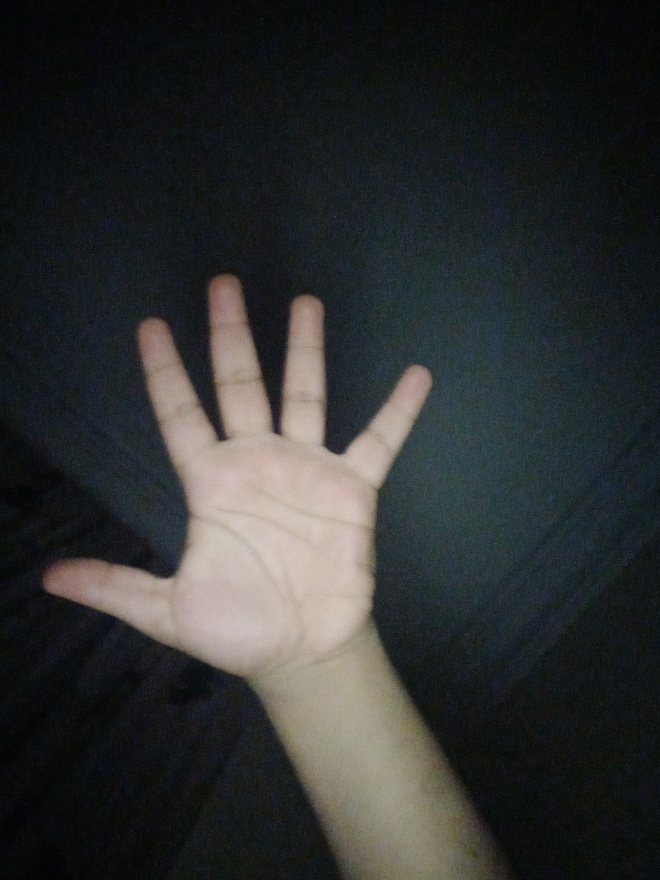
#> input picture opencv/test1.jpg, 1980 x 2640 px, given in place of the camera (shown at 1/3 size)
$ python idk.py
#> lines starting #> are read from the running program, lines starting #| are printed output that depends on the picture; after the words box and inside, x2 and y2 are one past the last pixel; in counts of white or black regions, pixels touching at a corner belong together
#get video input from camera
import cv2
import numpy as np
import time
import os


#get video input from camera
cap = cv2.VideoCapture(0)


#set the width and height of the video
cap.set(3,640)
cap.set(4,480)


#set the frame rate
cap.set(5,60)

#get the input
while True:
    #get the frame
    ret, frame = cap.read()
#> frame is the input picture: shape (2640, 1980, 3); mean B, G, R 48.8, 49.3, 47.5
    #convert the frame to gray
    #filter out any color that is not blue
    #convert the frame to HSV
    hsv = cv2.cvtColor(frame, cv2.COLOR_BGR2HSV)
#> hsv: shape (2640, 1980, 3); mean H, S, V 77.7, 66.7, 54

    lower_blue = 209 / 360 * 179
    upper_blue = 257 / 360 * 179
    min_val = 0.25 * 255 * 0
    min_sat = 0.22 * 255 * 0

    #set all the value and saturation to 0 for hsv
    h,s,v = cv2.split(hsv)
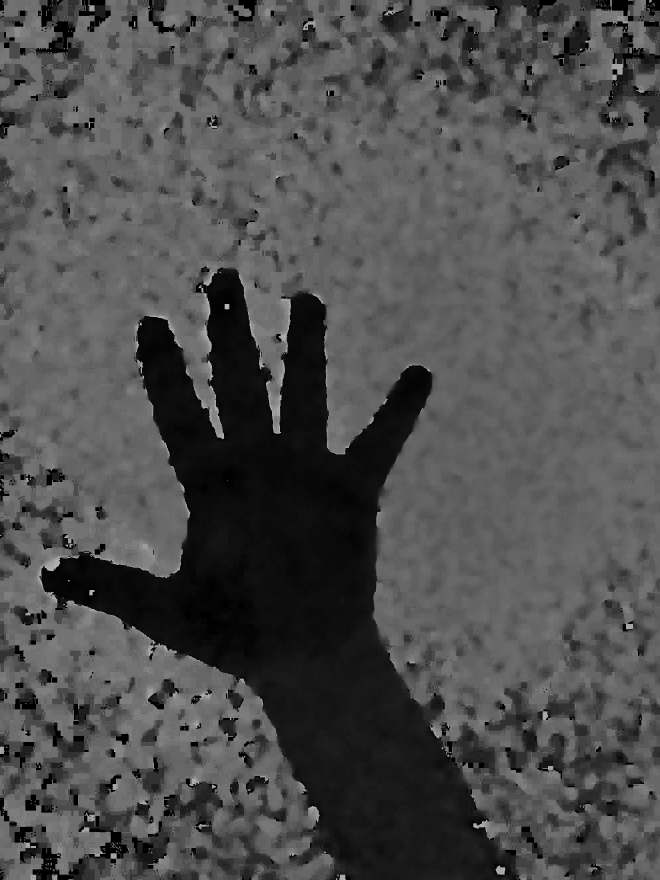
#> h: shape (2640, 1980) (shown at 1/3 size); min 0, max 179, mean 77.7
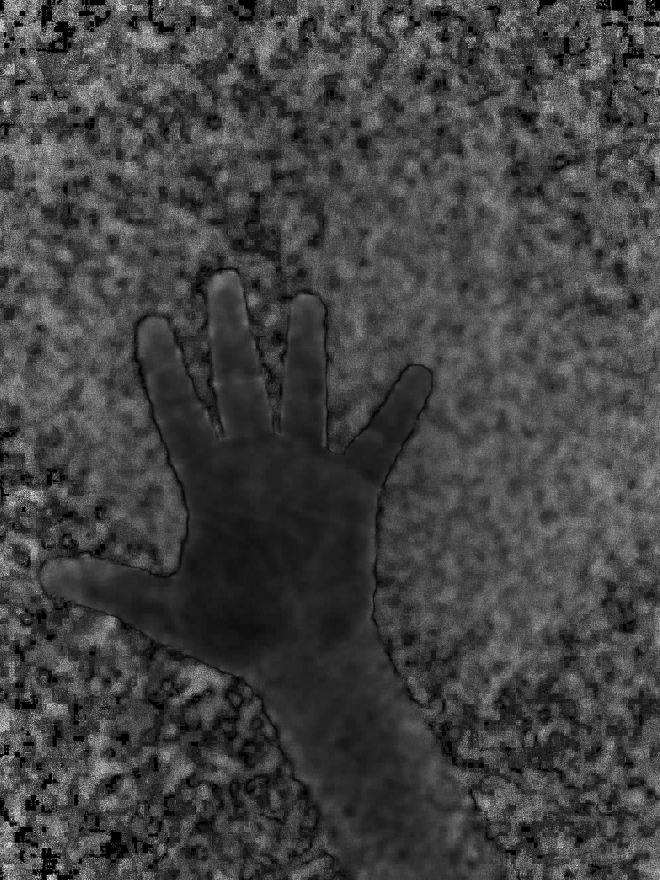
#> s: shape (2640, 1980) (shown at 1/3 size); min 0, max 255, mean 66.7
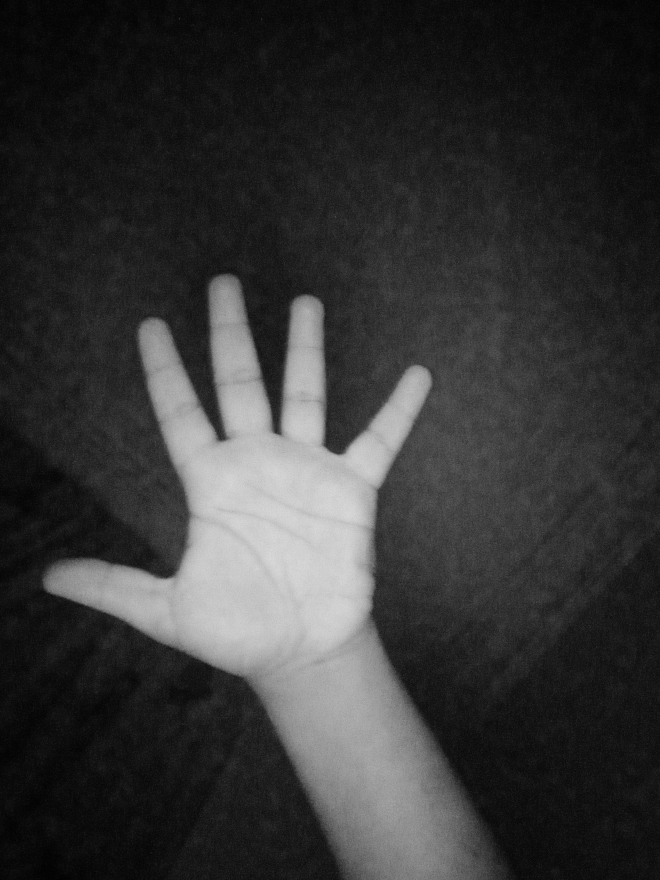
#> v: shape (2640, 1980) (shown at 1/3 size); min 0, max 224, mean 54

    # v[:] = 10
    # s[:] = 10


    h[ h < lower_blue] = 0
    h[ h > upper_blue] = 0
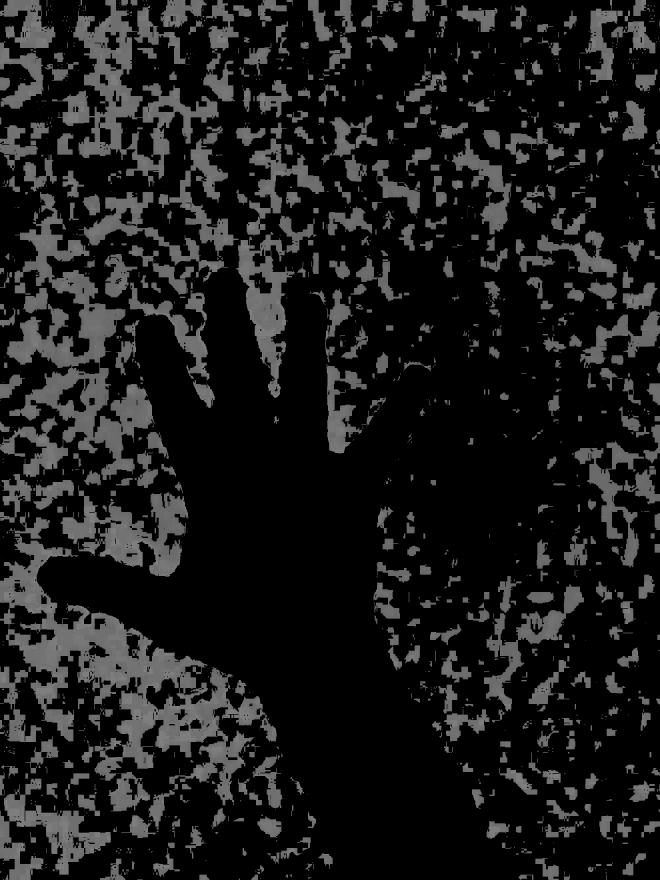
#> h: shape (2640, 1980) (shown at 1/3 size); min 0, max 126, mean 26.4
    h[h != 0] = 1
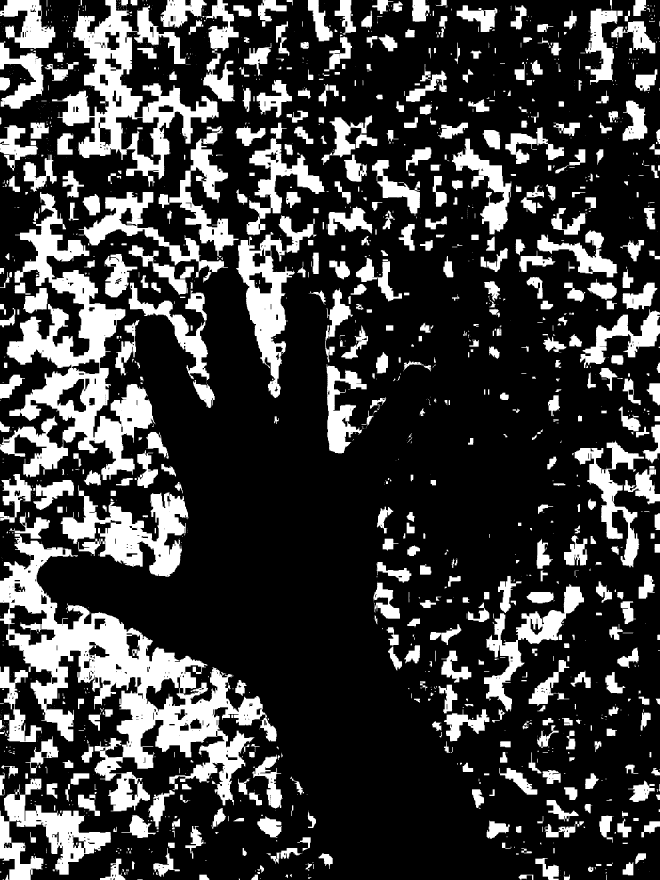
#> h: shape (2640, 1980) (shown at 1/3 size); values 0 (black) and 1 (white), 23.7% white; 1767 white regions (1009 under 20 px), largest, box (x1, y1, x2, y2) and area: (0, 1602, 830, 2434) 182699, (0, 576, 466, 1440) 125656, (156, 0, 656, 560) 81074
    v[v < min_val] = 0
    s[s < min_sat] = 0


    v[h == 0] = 0
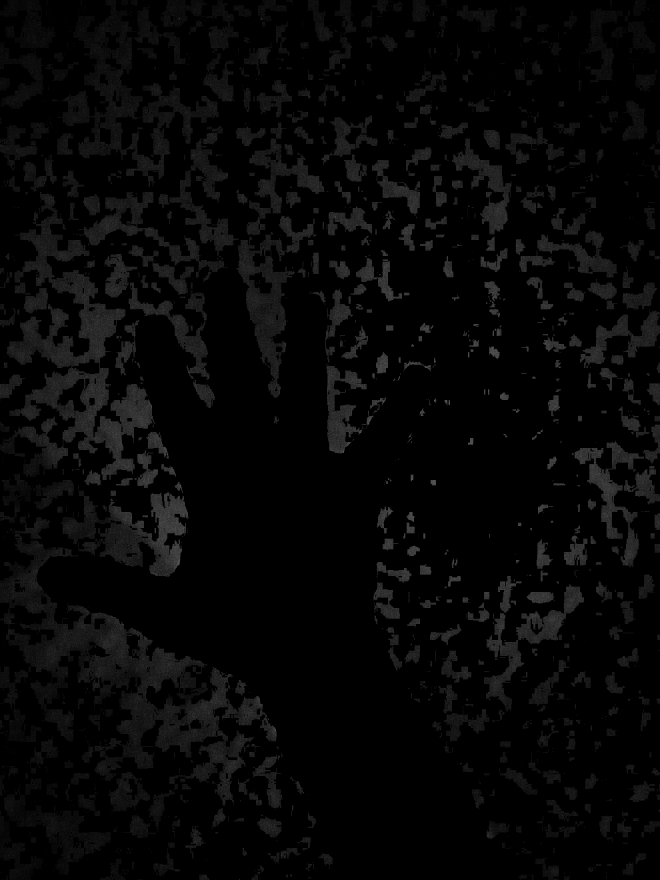
#> v: shape (2640, 1980) (shown at 1/3 size); min 0, max 102, mean 6.8
    s[h == 0] = 0
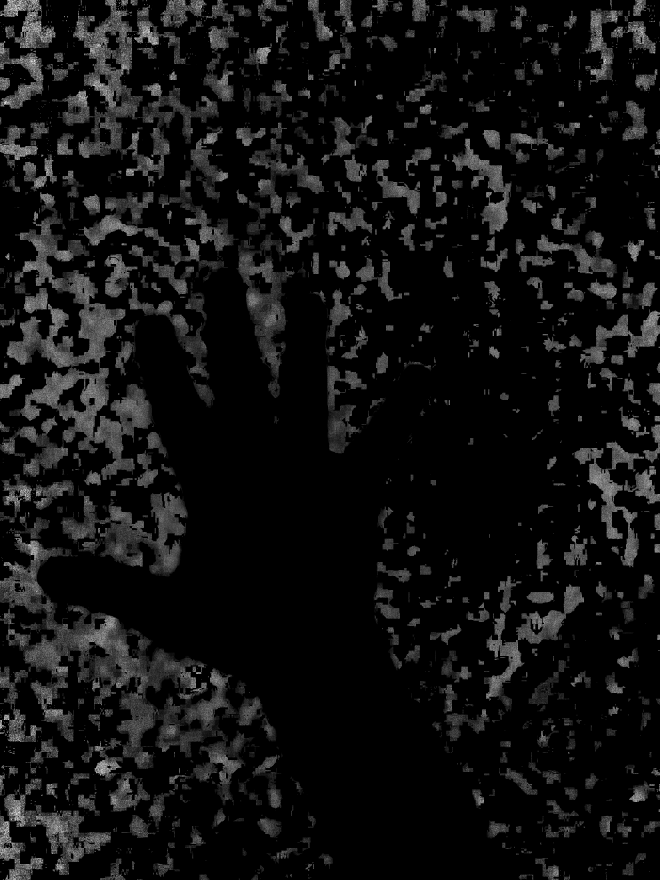
#> s: shape (2640, 1980) (shown at 1/3 size); min 0, max 255, mean 17.7

    #create a mask of h
    mask = cv2.merge((h,s,v))
#> mask: shape (2640, 1980, 3); mean H, S, V 0.2, 17.7, 6.8


    #apply the mask to the frame
#> (the run stopped early here; a loop or call above may not have finished)

$ run again, on opencv/test2.jpg
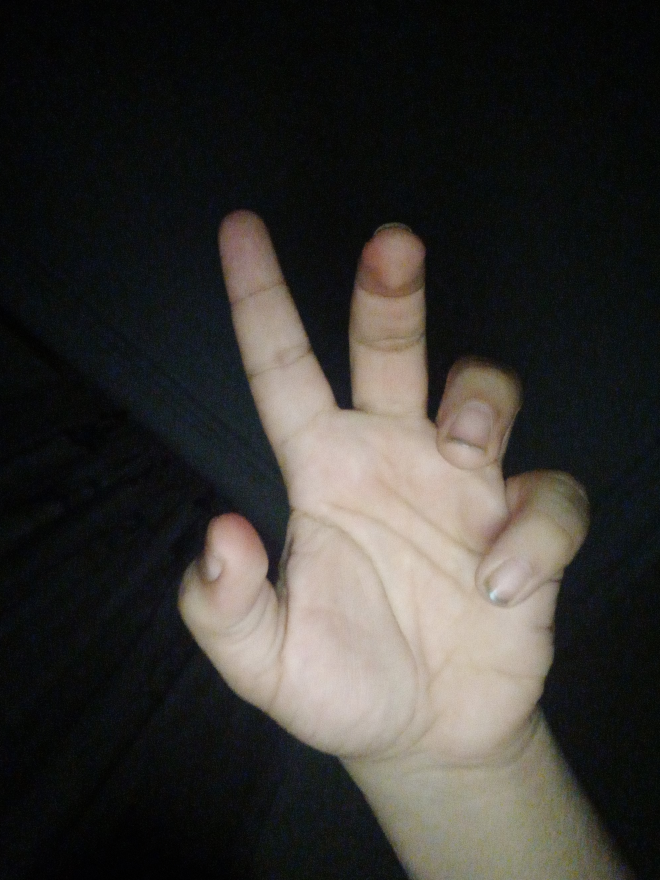
#> input picture opencv/test2.jpg, 1980 x 2640 px, given in place of the camera (shown at 1/3 size)
#> frame is the input picture: shape (2640, 1980, 3); mean B, G, R 50.1, 53.6, 55.8
#> hsv: shape (2640, 1980, 3); mean H, S, V 62.8, 71.2, 58.7
#> `h[h != 0] = 1`:
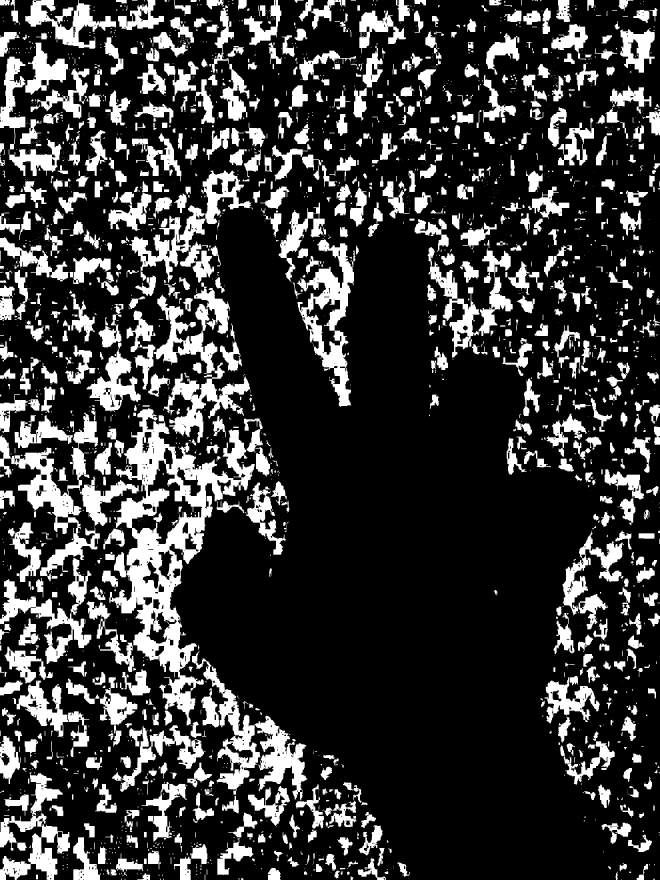
#> h: shape (2640, 1980) (shown at 1/3 size); values 0 (black) and 1 (white), 21.9% white; 3519 white regions (2314 under 20 px), largest, box (x1, y1, x2, y2) and area: (328, 1224, 764, 2176) 108879, (462, 848, 751, 1329) 39354, (576, 1952, 922, 2399) 35891
#> `s[h == 0] = 0`:
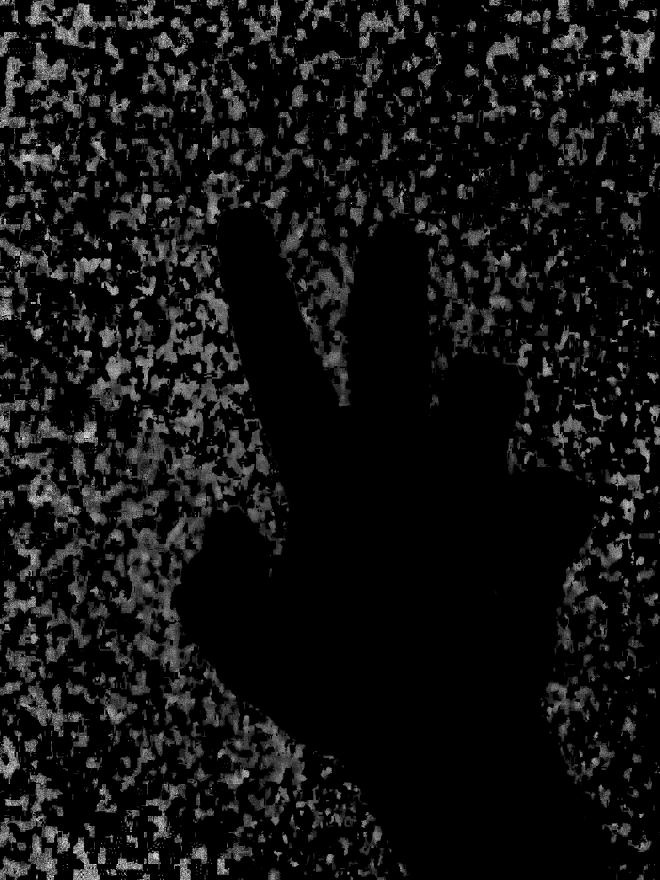
#> s: shape (2640, 1980) (shown at 1/3 size); min 0, max 255, mean 18.8
#> mask: shape (2640, 1980, 3); mean H, S, V 0.2, 18.8, 4
